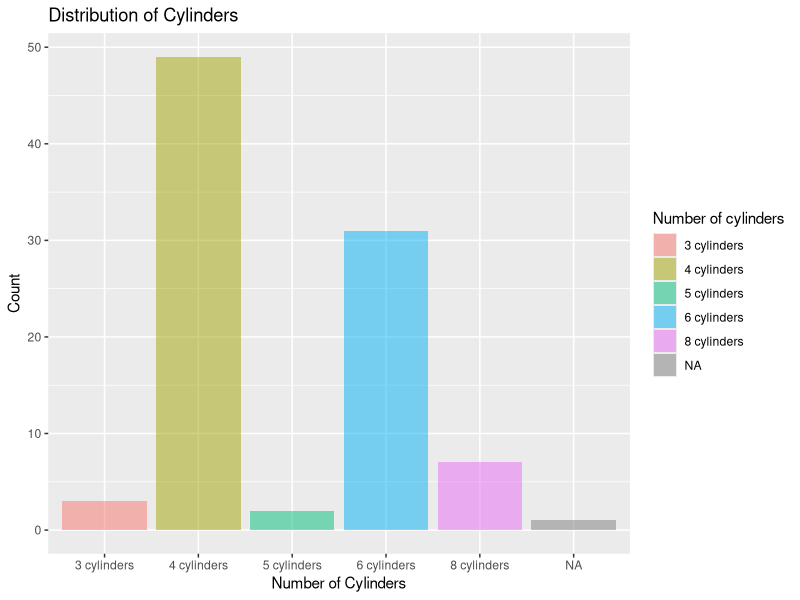
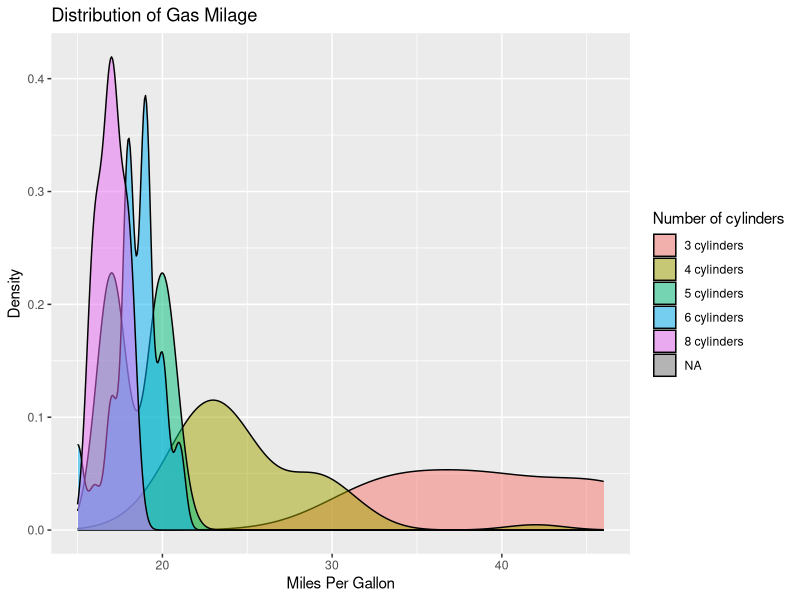
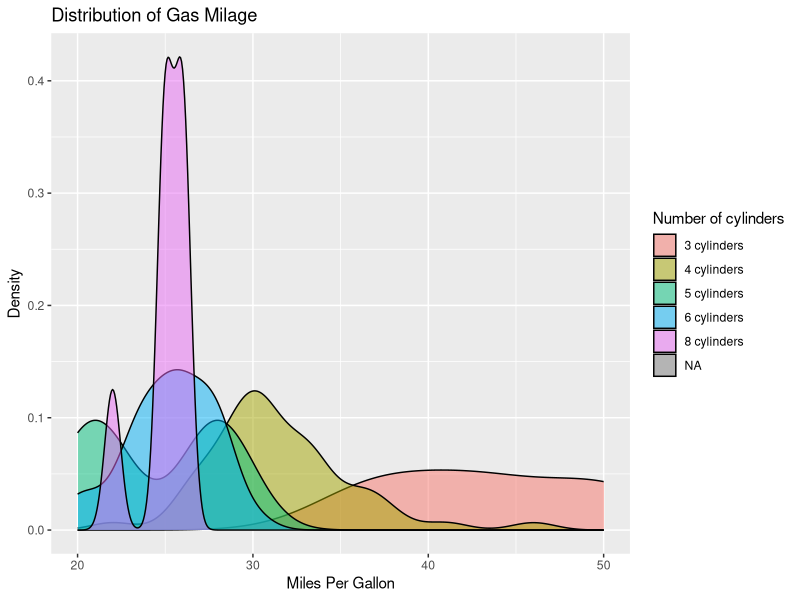
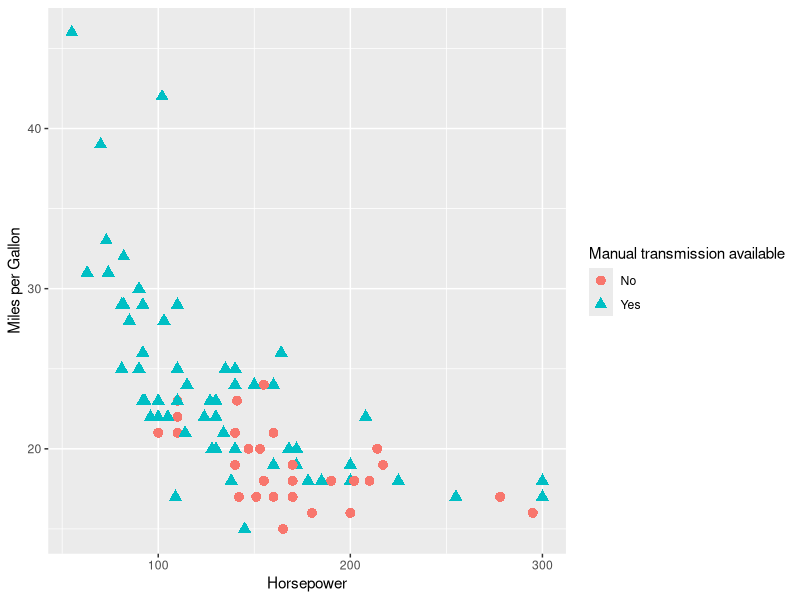
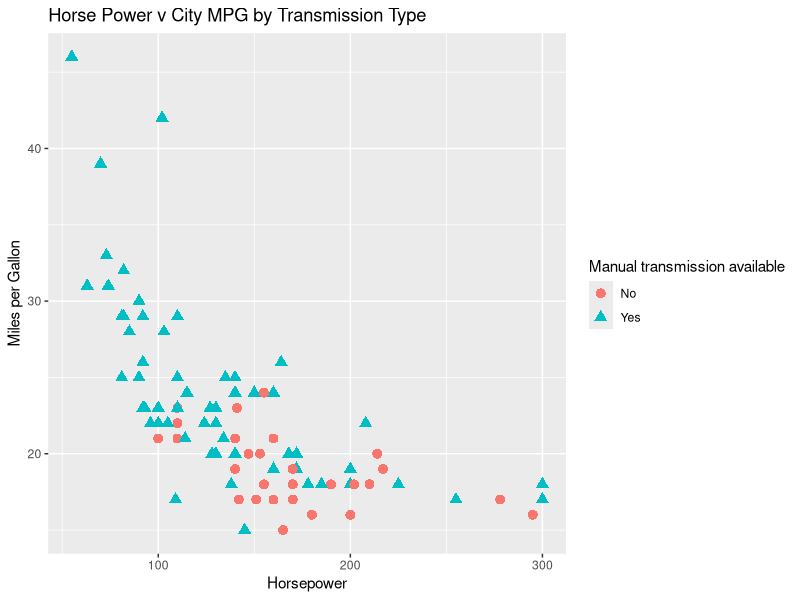
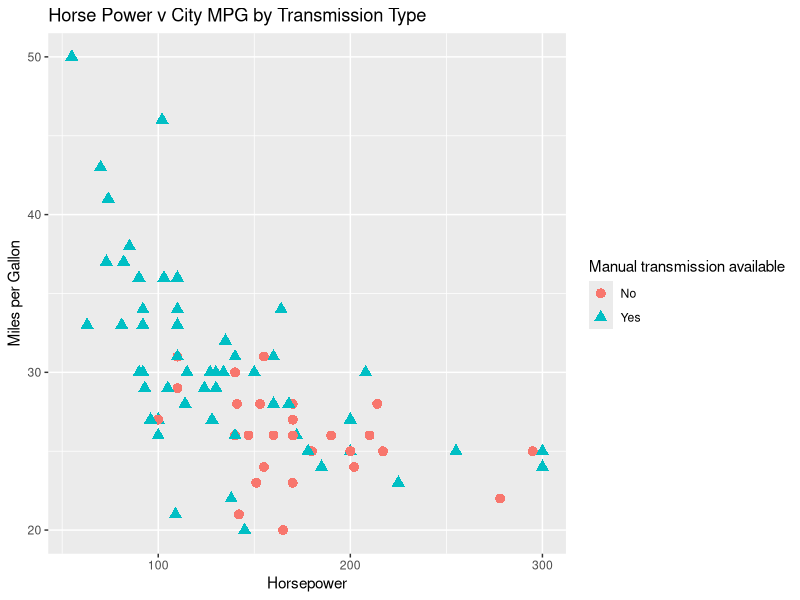
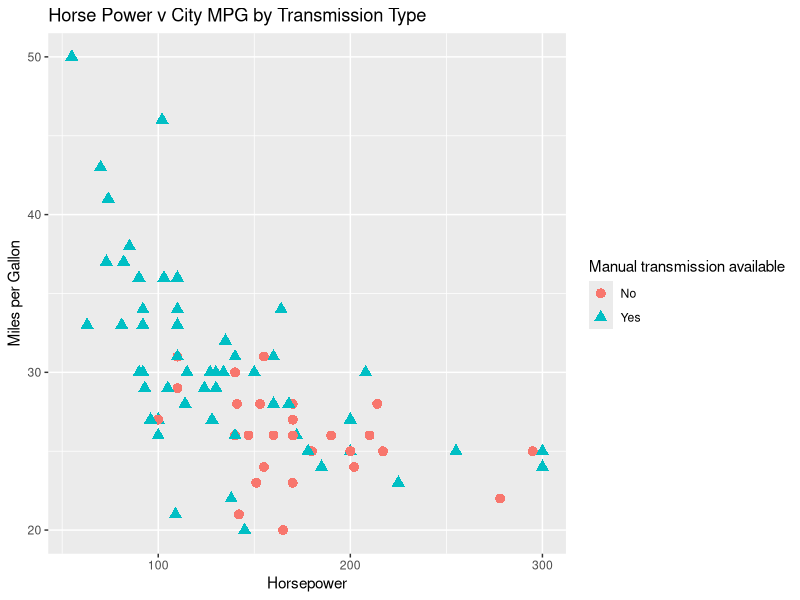
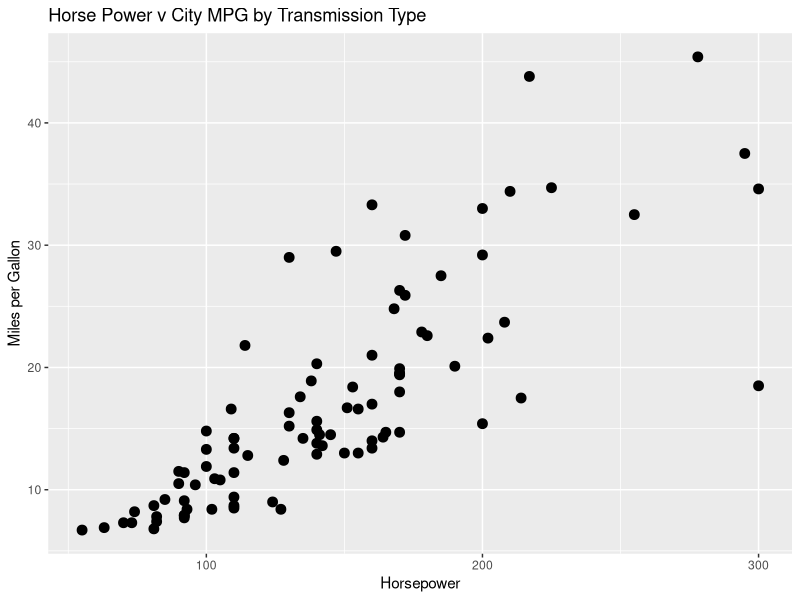

The R source for these figures, in order:

setwd(dir = "~/Desktop/Google Drive/SDSU/DA-Exam-2017/")

list.files(getwd())
# ggplot2 examples
library(readr)
library(dplyr)
options(dplyr.width = Inf)

library(ggplot2) 

df <- read_csv(file = "df.csv")

glimpse(df)


## interesting fact: 1995 Mazda RX-7 doesn't have a conventional piston engine; It has two rotational things that act like a 6-cylinder engine.
sum(df$`Number of cylinders` == ".")
df[57, "Number of cylinders"] <- NA

## Chevy Corvette and Mazda RX-7 have NA for Rear seat room; no rear seats
df$`Rear seat room` <- as.numeric(df$`Rear seat room`)
df[is.na(df$`Rear seat room`),]

# create factors with value labels 
df$Manufacturer <- as.factor(df$Manufacturer)

df$`Number of cylinders` <- factor(df$`Number of cylinders`, levels=c("3","4","5","6","8"),
                      labels=sapply(c("3","4","5","6","8"), function(x) paste(x, "cylinders"))) 

df$`Drive train type` <- factor(df$`Drive train type`, levels=c(0, 1, 2),
                                   labels=c("rear wheel drive", "front wheel drive", "all wheel drive"))


df$`Manual transmission available` <- factor(df$`Manual transmission available`, levels=c(0, 1),
                      labels=c("No", "Yes")) 

df$`Type` <- as.factor(df$Type)

df$`Air Bags standard` <- factor(df$`Air Bags standard`, levels=c(0, 1, 2),
                     labels=c("None","Driver only","Driver & passenger")) 


df$Domestic <- factor(df$Domestic, levels = c(0, 1), 
                      labels = c("non-US", "US"))


# grouped by number of gears (indicated by color)
df %>% group_by(`Number of cylinders`) %>% summarise(count = n())

## there are only two 5 cylinder engines
qplot(`Number of cylinders`, data=df, geom="bar", fill=`Number of cylinders`, alpha=I(.5), 
      main="Distribution of Cylinders", xlab="Number of Cylinders", 
      ylab="Count")




qplot(`City MPG`, data=df, geom="density", fill=`Number of cylinders`, alpha=I(.5), 
      main="Distribution of Gas Milage", xlab="Miles Per Gallon", 
      ylab="Density")



qplot(`Highway MPG`, data=df, geom="density", fill=`Number of cylinders`, alpha=I(.5), 
      main="Distribution of Gas Milage", xlab="Miles Per Gallon", 
      ylab="Density")


# Scatterplot of mpg vs. hp for each combination of gears and cylinders
# in each facet, transmittion type is represented by shape and color

qplot(x = `Horsepower`, y = `City MPG`, data=df, shape=`Manual transmission available`, 
      color = `Manual transmission available`,size=I(3),
      xlab="Horsepower", ylab="Miles per Gallon") 

qplot(x = `Horsepower`, y = `City MPG`, data=df, shape=`Manual transmission available`, 
      color = `Manual transmission available`, size=I(3),
      xlab="Horsepower", ylab="Miles per Gallon", main = "Horse Power v City MPG by Transmission Type") 


qplot(x = `Horsepower`, y = `Highway MPG`, data=df, shape=`Manual transmission available`, 
      color = `Manual transmission available`, size=I(3),
      xlab="Horsepower", ylab="Miles per Gallon", main = "Horse Power v City MPG by Transmission Type") 


qplot(x = `Horsepower`, y = `Highway MPG`, data=df, shape=`Manual transmission available`, 
      color = `Manual transmission available`, size=I(3),
      xlab="Horsepower", ylab="Miles per Gallon", main = "Horse Power v City MPG by Transmission Type") 



# Scatterplot of price vs. hp, am, mpg
qplot(x = `Horsepower`, y = `Minimum Price`, data=df, size=I(3),
      xlab="Horsepower", ylab="Miles per Gallon", main = "Horse Power v City MPG by Transmission Type") 

qplot(x = `Horsepower`, y = `Minimum Price`, data=df, shape=`Manual transmission available`, 
      color = `Manual transmission available`, size=I(3),
      xlab="Horsepower", ylab="Miles per Gallon", main = "Horse Power v City MPG by Transmission Type") 




qplot(x = `Horsepower`, y = `Midrange Price`, data=df, size=I(3),
      xlab="Horsepower", ylab="Miles per Gallon", main = "Horse Power v City MPG by Transmission Type") 

qplot(x = `Horsepower`, y = `Midrange Price`, data=df, shape=`Manual transmission available`, 
      color = `Manual transmission available`, size=I(3),
      xlab="Horsepower", ylab="Miles per Gallon", main = "Horse Power v City MPG by Transmission Type") 




qplot(x = `Horsepower`, y = `Maximum Price`, data=df, size=I(3),
      xlab="Horsepower", ylab="Miles per Gallon", main = "Horse Power v City MPG by Transmission Type") 

qplot(x = `Horsepower`, y = `Maximum Price`, data=df, shape=`Manual transmission available`, 
      color = `Manual transmission available`, size=I(3),
      xlab="Horsepower", ylab="Miles per Gallon", main = "Horse Power v City MPG by Transmission Type") 






qplot(x = `Engine size`, y = `Minimum Price`, data=df, size=I(3),
      xlab="Engine size", ylab="Minimum Price", main = "Engine size v Minimum Price by Transmission Type") 

qplot(x = `Engine size`, y = `Minimum Price`, data=df, shape=`Manual transmission available`, 
      color = `Manual transmission available`, size=I(3),
      xlab="Engine size", ylab="Minimum Price", main = "Engine size v Minimum Price by Transmission Type") 




qplot(x = `Engine size`, y = `Midrange Price`, data=df, size=I(3),
      xlab="Engine size", ylab="Midrange Price", main = "Engine size v Minimum Price by Transmission Type") 

qplot(x = `Engine size`, y = `Midrange Price`, data=df, shape=`Manual transmission available`, 
      color = `Manual transmission available`, size=I(3),
      xlab="Engine size", ylab="Midrange Price", main = "Engine size v Midrange Price by Transmission Type") 




qplot(x = `Engine size`, y = `Maximum Price`, data=df, size=I(3),
      xlab="Engine size", ylab="Max Price", main = "Engine size v Max Price by Transmission Type") 

qplot(x = `Engine size`, y = `Maximum Price`, data=df, shape=`Manual transmission available`, 
      color = `Manual transmission available`, size=I(3),
      xlab="Engine size", ylab="Max Price", main = "Engine size v Max Price by Transmission Type") 




# Separate regressions of mpg on weight for each number of cylinders
qplot(x = `Engine size`, y = `Horsepower`, data=df, size = I(3),
      color = `Manual transmission available`, shape = `Manual transmission available`, 
      main="Regression of Engine size on Horsepower", 
      xlab="Engine size", ylab="Horsepower")



qplot(x = `Engine size`, y = `Horsepower`, data=df, size = I(3),
      color = `Number of cylinders`, shape = `Number of cylinders`,
      main="Regression of Engine size on Horsepower", 
      xlab="Engine size", ylab="Horsepower")



qplot(x = `Engine size`, y = `Horsepower`, data=df, #geom=c("point", "smooth"), 
      #method="lm", formula=y~x, #color=`Number of cylinders`, 
      main="Regression of Engine size on Horsepower", 
      xlab="Engine size", ylab="Horsepower")




# Boxplots of mpg by number of gears 
# observations (points) are overlayed and jittered
qplot(as.factor(gear), mpg, data=mtcars, geom=c("boxplot", "jitter"), 
      fill=gear, main="Mileage by Gear Number",
      xlab="", ylab="Miles per Gallon")


qplot(`Number of cylinders`, `City MPG`, data=df, geom="boxplot", 
      fill=`Number of cylinders`, main="MPG by Number of Cylinders",
      xlab="Cylinders", ylab="Miles per Gallon")


qplot(`Number of cylinders`, `City MPG`, data=df, geom=c("boxplot", "jitter"), 
      fill=`Number of cylinders`, main="MPG by Number of Cylinders",
      xlab="Cylinders", ylab="Miles per Gallon")



qplot(x = `Manufacturer`, y = `Midrange Price`, data=df, geom=c("boxplot", "jitter"), 
      fill=`Manufacturer`, main="Midrange Price by Manufacturer",
      xlab="Manufacturer", ylab="Midrange Price")




qplot(x = `Domestic`, y = `Midrange Price`, data=df, geom="boxplot", 
      fill=`Manufacturer`, main="Midrange Price by Manufacturer",
      xlab="Domestic & Manufacturer", ylab="Midrange Price")





qplot(x = `Domestic`, y = `Midrange Price`, data=df, geom="boxplot", 
      fill=`Domestic`, main="Midrange Price by Manufacturer",
      xlab="Manufacturer", ylab="Midrange Price")


qplot(x = `Domestic`, y = `City MPG`, data=df, geom=c("boxplot", "jitter"), 
      fill=`Domestic`, main="City MPG by Manufacturer",
      xlab="Domestic?", ylab="Midrange Price")



qplot(x = `Midrange Price`, y = `City MPG`, data=df, shape=`Manual transmission available`, 
      color = `Manual transmission available`, size=I(3),
      xlab="Price", ylab="Miles per Gallon", main = "Midrange Price v City MPG by Transmission Type") 


qplot(x = `Midrange Price`, y = `City MPG`, data=df, shape=`Domestic`, 
      color = `Domestic`, size=I(3),
      xlab="Price", ylab="City MPG", main = "Midrange Price v City MPG by Transmission Type") 




qplot(x = `Domestic`, y = `Weight`, data=df, geom=c("boxplot", "jitter"), 
      fill=`Manufacturer`, main="Weight by Manufacturer",
      xlab="Domestic?", ylab="Weight")


qplot(x = `Domestic`, y = `Weight`, data=df, geom=c("boxplot", "jitter"), 
      fill=`Domestic`, main="Weight by Manufacturer",
      xlab="Domestic?", ylab="Weight")
